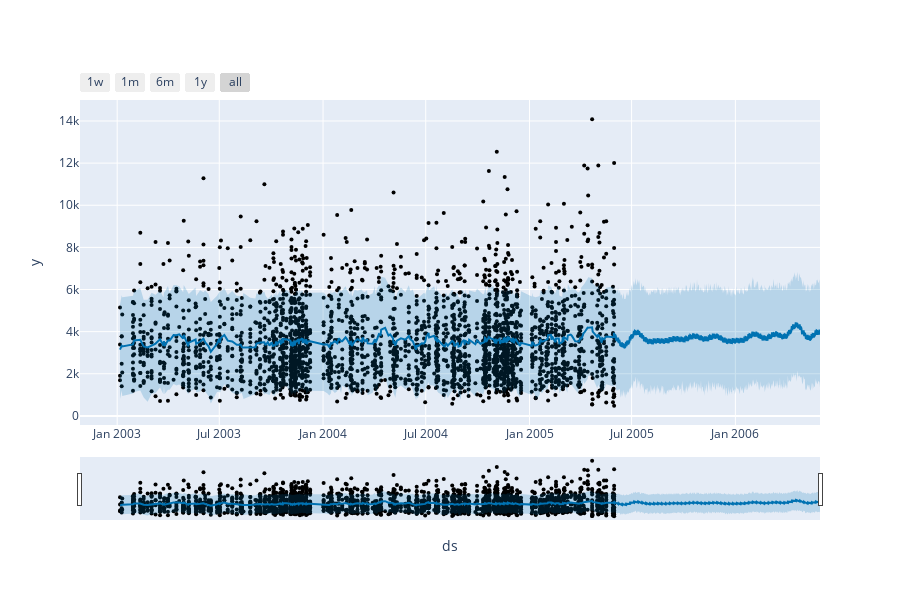

Notebook source saved alongside this figure:
### Code cell
from prophet.plot import plot_plotly, plot_components_plotly

plot_plotly(m, forecast)

### Figure 1 — Plotly figure (JSON) as saved in the notebook; plotly's stock layout.template omitted (floating-point values rounded to 4 significant figures; data arrays with more than 128 entries replaced by an {"elided": "..."} marker saying what was removed)
{"data": [{"marker": {"color": "black", "size": 4}, "mode": "markers", "name": "Actual", "type": "scatter", "x": {"elided": "2823 str values"}, "y": {"elided": "2823 float values"}}, {"hoverinfo": "skip", "line": {"width": 0}, "mode": "lines", "type": "scatter", "x": {"elided": "617 str values"}, "y": {"elided": "617 float values"}}, {"fill": "tonexty", "fillcolor": "rgba(0, 114, 178, 0.2)", "line": {"color": "#0072B2", "width": 2}, "mode": "lines", "name": "Predicted", "type": "scatter", "x": {"elided": "617 str values"}, "y": {"elided": "617 float values"}}, {"fill": "tonexty", "fillcolor": "rgba(0, 114, 178, 0.2)", "hoverinfo": "skip", "line": {"width": 0}, "mode": "lines", "type": "scatter", "x": {"elided": "617 str values"}, "y": {"elided": "617 float values"}}], "layout": {"height": 600, "showlegend": false, "width": 900, "xaxis": {"rangeselector": {"buttons": [{"count": 7, "label": "1w", "step": "day", "stepmode": "backward"}, {"count": 1, "label": "1m", "step": "month", "stepmode": "backward"}, {"count": 6, "label": "6m", "step": "month", "stepmode": "backward"}, {"count": 1, "label": "1y", "step": "year", "stepmode": "backward"}, {"step": "all"}]}, "rangeslider": {"visible": true}, "title": {"text": "ds"}, "type": "date"}, "yaxis": {"title": {"text": "y"}}}}
